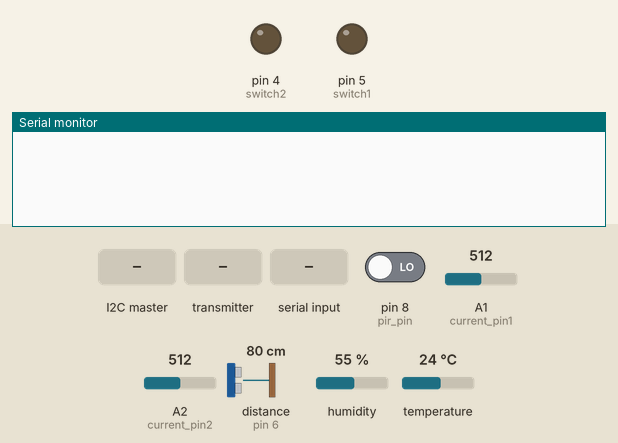
This sketch was run on a simulated Arduino Uno, built with avr-gcc and run on an emulated ATmega328P. Shown: output pins drawn as LEDs (lit = HIGH), the last lines printed to the serial monitor. Inputs (shaded band) come from the test bench; at power-on: distance to the obstacle (sensor on pin 6) 80 cm, pin 8 (pir_pin) LOW, A1 (current_pin1) = 512, A2 (current_pin2) = 512, humidity 55 %, temperature 24 °C. The echo pulse lasts 58.3 µs per cm; no radio packets arrive unless stated; the modem accepts every AT command (registered, SIM ready, sends succeed) and sends nothing else.

Above: at 2.1 s.
2.2 s: the I2C master sends the byte 1
At 3.4 s:
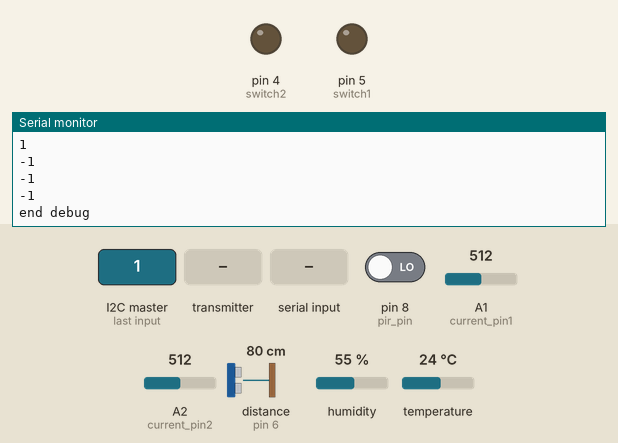
3.7 s: the transmitter starts sending pills = 0
5.2 s: distance to the obstacle (sensor on pin 6) set to 120 cm
At 8.9 s:
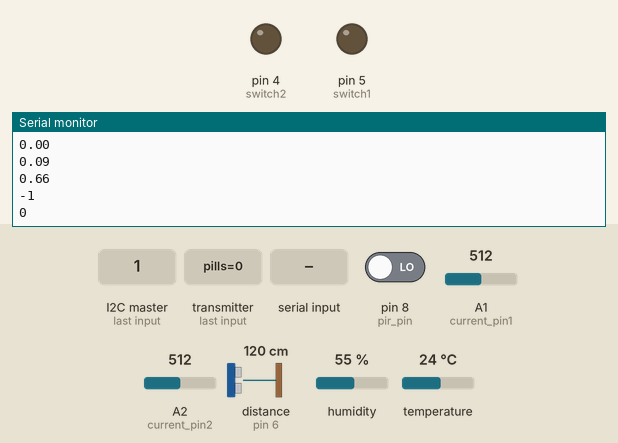
9.1 s: "+CMT:" received over the second serial link
Timing chart, 0 to 12.1 s (numbered marks = the images above; inputs shaded):
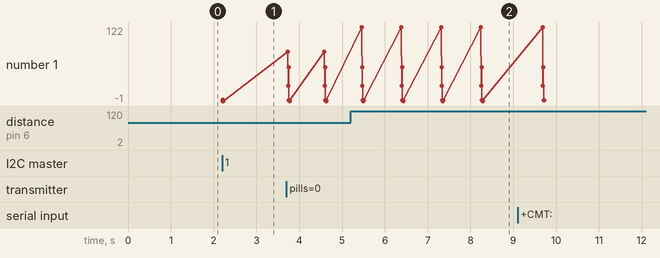

Measured:
- after the input at 2.2 s, the serial monitor: prints a new line at once (image 1)
- after the input at 5.2 s, the serial monitor: prints a new line after 0.26 s (image 2)

The sketch:

sensors.ino
```cpp
  #include <dht.h>
  #include <NewPing.h>
  #include <Chrono.h>
  #include <Wire.h>
  #include <SoftwareSerial.h>
  #include <SPI.h>   /
  #include "RF24.h"
  SoftwareSerial SIM900(2, 3);


  #define TRIGGER_PIN 7
  #define ECHO_PIN     6
  #define temp_hum A0
  #define pir_pin 8
  #define current_pin1 A1
  #define switch1 5
  #define switch2 4
  #define current_pin2 A2


RF24 myRadio (9,10);
byte addresses[][6] = {"1Node"};
int dataReceived=0;


  float water_level=0;
  float temprature=0;
  float humidity=0;
  float detected=0;
  float current1=0;
  float current2=0;
  int pills=0;
  int rflag=-1;


  int Switch1=0;
  int Switch2=0;
  int sflag=0;
  int sendsms=0;


  int phoneQouta=1;
  String phone[10]={"+96170878739"};


  byte dataSent[9];
  int motion=0;
  #define voltage 220;
  #define cn 3
  String Commands[cn]={"log","shutdown","sleep mode"};
  String stext[6]={" ","succesfully shutdowned" , "have a good sleep" , "time to take your pill" , "several bad attempts to open you door" , "your water tank is empty"};
  String rtext;
  String number="";


  void func()
  {
  String a=String("your log is: hum=");a += humidity;
  String b="  temp=";b+=temprature;
  String c="  water level=";c+=(10-water_level)*10;
  String d="  motion=";d+=detected;
  String e="  energy consumption";e+=(current1+current2)*220*0.9;
  a+=b;
  a+=c;
  a+=d;
  a+=e;

  stext[0]=a;
  }


  Chrono timer1(Chrono::SECONDS);
  dht temphum;


  NewPing Water(TRIGGER_PIN, ECHO_PIN, 3000);

 /* void electrical()
  {float average1 = 0,average2 = 0;
   for(int i = 0; i < 1000; i++) {
       average1 = average1 + (.0264 * analogRead(current_pin1) -13.51);
              average2 = average2 + (.0264 * analogRead(current_pin2) -13.51);

       delay(1);}
  current1=average1/1000;
    current2=average2/1000;

  power1=current1*voltage;
  }

  */

   void temp()
   {

    temphum.read11(temp_hum);
    temprature=temphum.temperature;

   }


   void hum()
   {

    temphum.read11(temp_hum);
    humidity=temphum.humidity;

    }


   void Water_level()
   {
    float y;
  water_level=Water.ping_cm();
  for(int i=0;i<30;i++)
  { y=Water.ping_cm();
    if(water_level<y)
  water_level=y;}
    delay(1);

    }


   void Detection()
  {
       if(!detected)

       {
          motion=digitalRead(pir_pin);
          detected=motion;
          timer1.restart();

        }
      else
        {
          if(timer1.elapsed()>5)
            {
              detected=0;
              }
          }
  motion=digitalRead(pir_pin);
  if(motion)  timer1.restart();

   }

bool on1=0;
bool on2=0;

  void switchLamp()
  {
   if (Switch1==1) if(on1==0)  { on1=1;}
                    else  on1=0;
   if (Switch2==1)  if (on2==0) { on2=1;}
                    else on2=0;


  delay(500);
  }


  void State()
  {
    float x=analogRead(current_pin1);
  for(int i=0;i<500;i++)
  {float y=analogRead(current_pin1);
  x=max(x,y);
  }
  current1=x*5/1024*0.035;

  float z=analogRead(current_pin2);
  for(int i=0;i<500;i++)
  {float y=analogRead(current_pin2);
  z=max(z,y);
  }
  current2=z*5/1024*0.038*7;


  }


  void recieveSMS()
  {
    char incoming_char;
    String test="";
    while(SIM900.available() >0)
    {

      incoming_char=SIM900.read();

       test+=incoming_char;
       delay(100);
    }
       Serial.println(test);

       if(test.indexOf("+CMT:")>-1)
       {
        Serial.println("found");
        int i=0;

         rflag=0;
     /*
       for(int i=0;i<test.length()-test.indexOf("+08\"")-8;i++)

        {
          Serial.println("testing");
          rtext+=test[test.indexOf("+08\"")+i+6];
        }
       }
       */}
       test="";


    Serial.print("numvber=");
    Serial.println(number);
     Serial.print("rtext =");
    Serial.println(rtext);

  }

   /* void compare(){

    for(int i=0;i<cn;i++)


    if(rtext.indexOf(Commands[i])>0)
    {
        rflag=i;

              Serial.println("found cm");


    }
    rtext="";
    number="";
    }
*/
 /*
  void sendSMS()
  {

  for(int i=0;i<phoneQouta;i++)
  {

    delay(100);
    SIM900.println("AT+CMGS=\"" + phone[i] + "\"");
    delay(500);
    Serial.println("AT+CMGS=\"" + phone[i] + "\"");
    SIM900.print(stext[sflag]);
    delay(500);

    SIM900.print((char)26);
    SIM900.print("\n");

    delay(15000);
  }
  }
  */
  void sendSMS()
{
  Serial.println("SMS send started");
  for(int i=0;i<phoneQouta;i++)
  {
    delay(300);
      SIM900.println("AT+CMGF=1");
    delay(300);
      SIM900.println("AT+CSCS=\"GSM\"");
      delay(100);
       String val="";
  while (SIM900.available()) {
     int ch = SIM900.read();
      val += char(ch);
      delay(100);
    }
    Serial.println(val);
  SIM900.println("AT+CMGS=\"" + phone[i] + "\"");
  delay(500);
  SIM900.print(stext[sflag]);
  delay(500);
  SIM900.print((char)26);
  delay(500);
  Serial.println("SMS send complete");
 val="";
  while (SIM900.available()) {
     int ch = SIM900.read();
      val += char(ch);
      delay(100);
    }
    Serial.println(val);
  delay(1000);
  }
}

  void Pill(){
 if ( myRadio.available()) // Check for incoming data from transmitter
  {


  for(int i=0;i<5;i++)
  {
      myRadio.read( &pills, sizeof(pills) );
      if (pills==1){break;}
      else pills=0;

    }
 Serial.print("Data received = ");
    Serial.println(pills);

  }
  }


  String val="";
    int ch=0;


   void receiveEvent(int howMany)
  {
    while ( Wire.available())
    {
      Serial.println("Start debug");
      sflag=Wire.read();
      Serial.println(sflag);
      Switch1=Wire.read();
            Serial.println(Switch1);
      Switch2=Wire.read();
            Serial.println(Switch2);
      sendsms=Wire.read();
            Serial.println(sendsms);

      Serial.println("end debug");
    }
  }


  void SYNC()
  {

    dataSent[0]=water_level ;
    dataSent[1]=temprature;
    dataSent[2]=humidity;
    dataSent[3]=detected;
    dataSent[4]=current1*1000;
    dataSent[5]=current2*1000;
    dataSent[6]=rflag;
    dataSent[7]=pills;


  }


void requestEvent()
{

    Wire.write(dataSent , 8);
    rflag=-1;
  }


  void setup()
  {

      Wire.begin(9);                // join i2c bus with address #8
      Wire.onRequest(requestEvent); // register event// register event
      Wire.onReceive(receiveEvent);
      Serial.begin(9600);
      SIM900.begin(115200);
      myRadio.begin();

      myRadio.setChannel(108);
      myRadio.setPALevel(RF24_PA_MIN);
      myRadio.openReadingPipe(1, addresses[0]);
      myRadio.startListening();


      SIM900.print("AT+IPR=9600\n");

      delay(100);
      Serial.begin(9600);

      delay(100);
      SIM900.begin(9600);
      SIM900.println("AT+CSCS=\"GSM\"");
      delay(300);
      SIM900.println("AT+CMGF=1");
    delay(300);


      delay(100);
      SIM900.print("AT+CNMI=2,2,0,0,0\n");
      SYNC();
      pinMode(switch1,OUTPUT);
      pinMode(switch2,OUTPUT);
      //sendsms=1;
      //delay(5000);


  }


  void loop()
  {
    digitalWrite(switch1,on1);
digitalWrite(switch2,on2);
    if(rflag!=-1) sendsms=1;
  //if(Serial.available())
//  sendsms=1;
   Water_level();
   temp();
   hum();
   Detection();
  //electrical();
   State();
   SYNC();
   func();

   if (sendsms==1)
   {
    delay(2000);
    sendSMS();
    rflag=-1;
    sendsms=0;
    //delay(1000);
   }


/*
    while (SIM900.available())
    {

      ch = SIM900.read();
      val += char(ch);
      delay(10);
    }
    Serial.println(val);
    }
 */
   recieveSMS();
//   compare();
   Pill();
Serial.println("\n\n");
Serial.println(water_level);
Serial.println(temprature);
Serial.println(humidity);

Serial.println(detected);
Serial.println(current1);
Serial.println(current2);
Serial.println(rflag);
Serial.println(pills);

switchLamp();
  }
```
